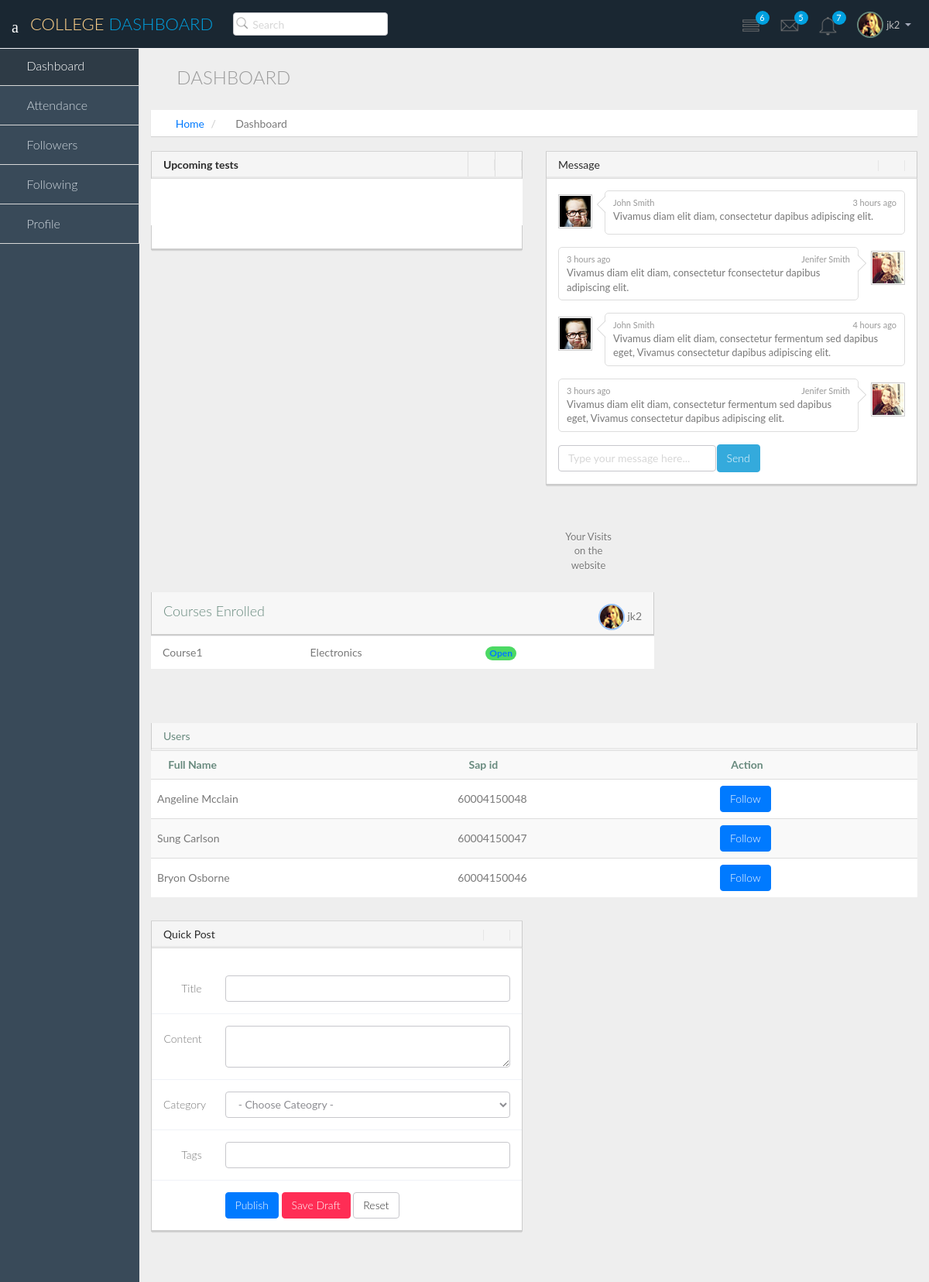
Before: /user/12/dashboard with the older database file.
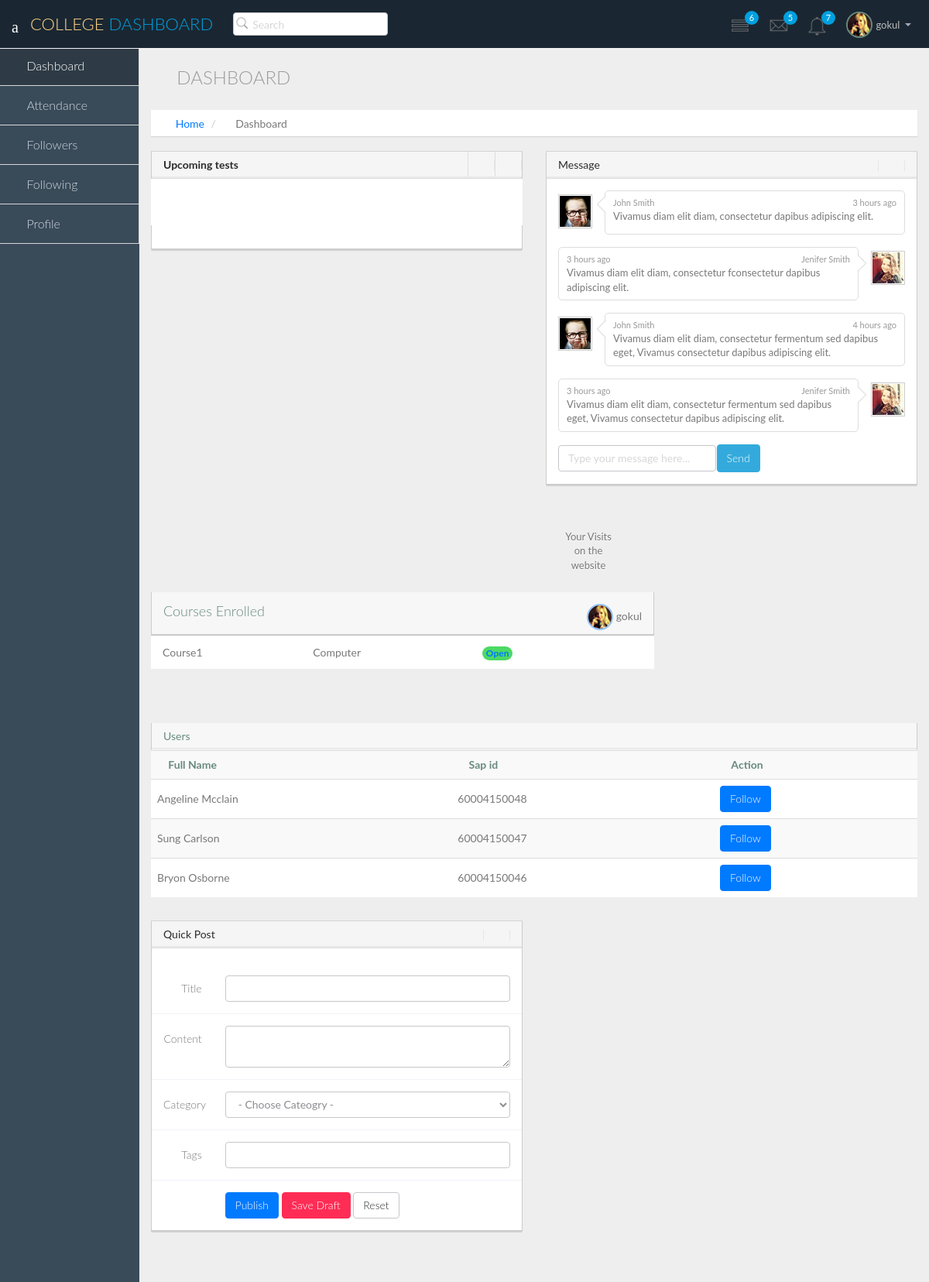
After: the same page with the newer database file.
### college/models.py (models this page shows, shortened)
class Student(models.Model):
    def get_upload_to(instance, filename):
        upload_to = 'user_avatars'
        ext = filename.split('.')[-1]
        if instance.pk:
            filename = '{}.{}'.format(instance.pk, ext)
        else:
            filename = '{}.{}'.format(uuid.uuid4().hex, ext)
        return upload_to + '/' + filename
    username=models.IntegerField(validators=[MinValueValidator(0),MaxValueValidator(1000000000000)], blank=True, null=True,unique=True)
    name = models.CharField(max_length=50)
    email = models.EmailField()
    course=models.ForeignKey(Course,on_delete=models.CASCADE, null=True)
    avatar = models.ImageField(upload_to=get_upload_to, default='user_avatars/default-avatar.jpg', blank=False, null=False)

class Course(models.Model):
    coursename= models.CharField(max_length=100, blank=True, null=True)
    description=models.CharField(max_length=500, blank=True, null=True)
    course_ka_photo = models.ImageField(default='media/lol.jpg', blank=True, null=True)
    def __str__(self):
        return self.coursename

### college/views.py (the view)
# urls.py: url(r'^user/(?P<username>[0-9]+)/dashboard$', views.dashboardView, name="dashboard"),
def dashboardView(request, username):
    data = {
        "user": getUserData(username, request.user.username),
    }
    return render(request, 'dashboard.html', data)

### college/views.py (called while the page is built)
def getUserData(username, logined_username):
    user = Student.objects.filter(username__iexact=username).first()
    if logined_username:
        curr_user = Student.objects.filter(username__iexact=logined_username).first()
        follow_button = (not Follow.objects.filter(follower=curr_user, followed=user))
    else:
        user_img = None
        follow_button = None
    user_img = None
    if user is None:
        raise Http404("User does not exist")
    following_count = Follow.objects.filter(follower=user).count()
    return {
        "name": user.name,
        "course":user.course,
        "username": user.username,
        "email": user.email,
        "user_img": user_img,
        "following": following_count,
        "follow_button": follow_button,
    }

### college/templates/dashboard.html (shortened to what the changed rows need)
{% load static %}
<!DOCTYPE html>
<html lang="en">
    <head>
        <link href="{% static 'css/bootstrap.min.css' %}" rel="stylesheet">
        <link href="{% static 'css/bootstrap-theme.css' %}" rel="stylesheet">
        <link href="{% static 'css/elegant-icons-style.css' %}" rel="stylesheet" />
        <link href="{% static 'css/font-awesome.min.css' %}" rel="stylesheet" />
        <link href="{% static 'assets/fullcalendar/fullcalendar/bootstrap-fullcalendar.css' %}" rel="stylesheet" />
        <link href="{% static 'assets/fullcalendar/fullcalendar/fullcalendar.css' %}" rel="stylesheet" />
        <link href="{% static 'assets/jquery-easy-pie-chart/jquery.easy-pie-chart.css' %}" rel="stylesheet" type="text/css" media="screen"/>
        <link rel="stylesheet" href="{% static 'css/owl.carousel.css' %}" type="text/css">
        <link href="{% static 'css/jquery-jvectormap-1.2.2.css' %}" rel="stylesheet">
        <link rel="stylesheet" href="{% static 'css/fullcalendar.css' %}">
        <link href="{% static 'css/widgets.css' %}" rel="stylesheet">
        <link href="{% static 'css/style.css' %}" rel="stylesheet">
        <link href="{% static 'css/style-responsive.css' %}" rel="stylesheet" />
        <link href="{% static 'css/xcharts.min.css' %}" rel=" stylesheet">
        <link href="{% static 'css/jquery-ui-1.10.4.min.css' %}" rel="stylesheet">
    </head>
<body>
  <section id="container" class="">
      <header class="header dark-bg">
                <div class="top-nav notification-row">
                    <ul class="nav pull-right top-menu">
                        <li class="dropdown">
                            <a data-toggle="dropdown" class="dropdown-toggle" href="#">
                            <span class="profile-ava">
                            <img alt="" src="{% static 'dashboard/img/avatar1_small.jpg' %}">
                            </span>
                            <span class="username">{{ user.name }}</span>
                            <b class="caret"></b>
                            </a>
                        </li>
                    </ul>
                </div>
            </header>
            <section id="main-content">
                <section class="wrapper">
                    <div class="row">
                        <div class="col-md-6 portlets">
                            <div class="panel panel-default">
                                <div class="panel-heading">
                                    <h2><strong>Upcoming tests</strong></h2>
                                </div>
                                <br><br><br>
                            </div>
                        </div>
                    </div>
                    <div class="row">
                        <div class="col-lg-8">
                            <section class="panel">
                                <div class="panel-body progress-panel">
                                    <div class="row">
                                        <div class="col-lg-8 task-progress pull-left">
                                            <h1>Courses Enrolled</h1>
                                        </div>
                                        <div class="col-lg-4">
                                            <span class="profile-ava pull-right">
                                            <img alt="" class="simple" src="{% static 'dashboard/img/avatar1_small.jpg' %}">
                                            {{ user.name }}
                                            </span>
                                        </div>
                                    </div>
                                </div>
                                <table class="table table-hover personal-task">
                                    <tbody>
                                        <tr>
                                            <td>Course1</td>
                                            <td>
                                                {{ user.course }}
                                            </td>
                                            <td>
                                                <span class="badge bg-success"><a class="" href="{% url 'funcourse' user.username %}"><span>Open</span></a></span>
                                            </td>
                                            <td>
                                            </td>
                                        </tr>
                                    </tbody>
                                </table>
                            </section>
                        </div>
                    </div>
                    <br><br>
                    <div class="row">
                  <div class="col-lg-12">
                      <section class="panel">
                          <table class="table table-striped table-advance table-hover">
                           <tbody>
                              <tr>
                                 <th><i class="icon_profile"></i> Full Name</th>
                                 <th><i class="icon_mail_alt"></i> Sap id</th>
                                 <th><i class="icon_cogs"></i> Action</th>
                              </tr>
                           </tbody>
                        </table>
                      </section>
                  </div>
              </div>
                </section>
            </section>
        </section>
    </body>
</html>

Changed rows visible on the page:
removed Student: name "jk2"
no longer on this page (row edited): Course: course "Electronics"
added Student: name "gokul"
now on this page (row edited): Course: course "Computer"
